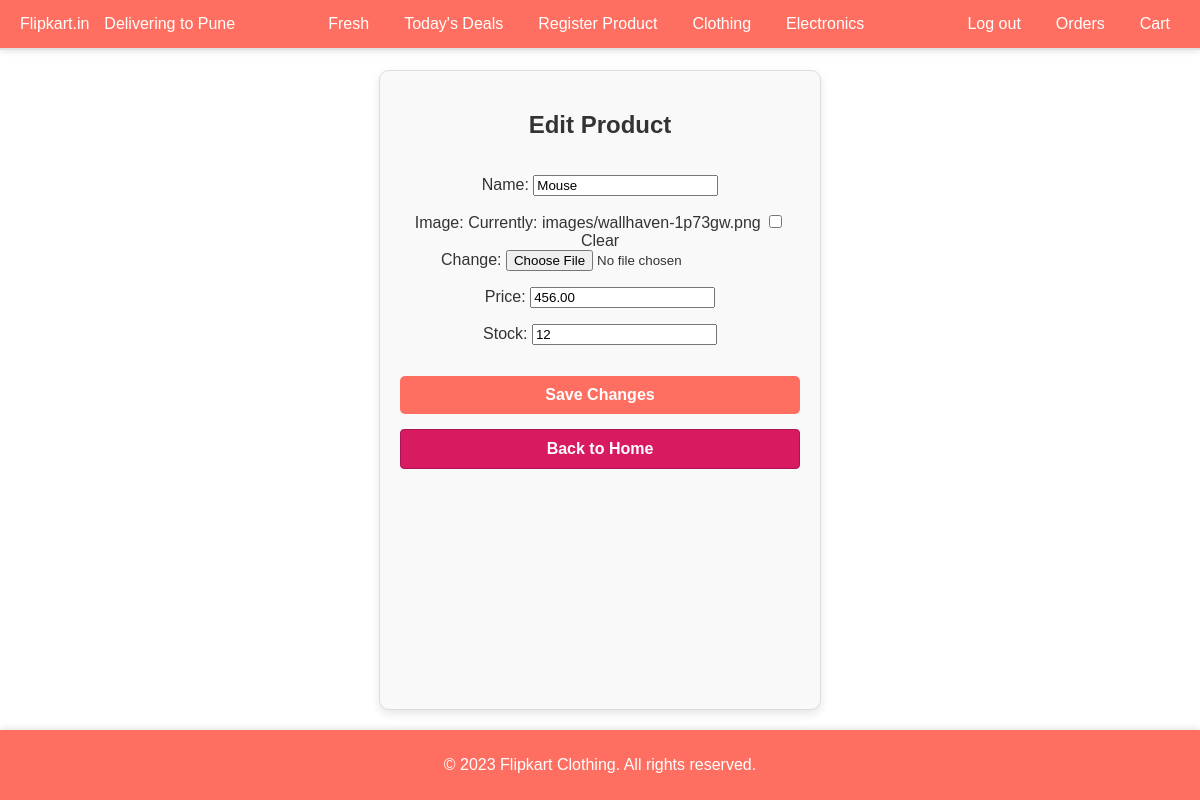
The app's page /clothing/edit/1/ with its own data.
### Clothing/models.py (models this page shows, shortened)
class CloProduct(models.Model):
    name = models.CharField(max_length=255, null=True, blank=True)
    image = models.ImageField(upload_to='images/', null=True, blank=True)
    price = models.DecimalField(max_digits=10, decimal_places=2, null=True, blank=True)
    stock = models.IntegerField(null=True, blank=True)

### utils/generic_views.py (the view)
# urls.py: path('edit/<int:product_id>/', generic_edit_product, {'app_name': app_name, 'model_name': 'CloProduct'}, name='edit_product'),  # Edit product URL
def generic_edit_product(request, app_name, model_name, product_id):
    Product = apps.get_model(app_name, model_name)  # Dynamically get the model using model_name
    forms_module = import_module(f'{app_name}.forms')  # Import the forms module of the app
    Form = getattr(forms_module, 'ProductForm')  # Get the ProductForm class from the forms module
    product = get_object_or_404(Product, id=product_id)  # Fetch the product by ID
    if request.method == 'POST':
        form = Form(request.POST, request.FILES, instance=product)  # Bind the form with POST data and the product instance
        if form.is_valid():  # Validate the form data
            form.save()  # Save the updated product
            return redirect(f'{app_name}:home')  # Redirect to the home page
    else:
        form = Form(instance=product)
    return render(request, f'{app_name}/edit_product.html', {'form': form})  # Render the edit_product.html template

### Clothing/forms.py
class ProductForm(forms.ModelForm):
    class Meta:
        model = CloProduct
        fields = '__all__'

### Clothing/templates/Clothing/edit_product.html (shortened to what this page needs)
<!DOCTYPE html>
<html lang="en">
<head>
  {% load static %}
  <link rel="stylesheet" href="{% static 'Clothing/styles.css' %}">
  <link rel="stylesheet" href="{% static 'Clothing/forms.css' %}">
</head>
<body>
  <div class="page-container">
    <header class="navbar">
      <div class="navbar-left">
        <div class="logo">Flipkart.in</div>
        <div class="location">Delivering to Pune</div>
      </div>
      <nav class="navbar-menu">
        <a href="#">Fresh</a>
        <a href="#">Today's Deals</a>
        <a href="#">Register Product</a>
        <a href="{% url 'Clothing:home' %}">Clothing</a>
        <a href="{% url 'Electronics:home' %}">Electronics</a>
      </nav>
      <div class="navbar-right">
        <a href="{% url 'logout' %}">Log out</a>
        <a href="#">Orders</a>
        <a href="#">Cart</a>
      </div>
    </header>
    <div class="divider"></div>
    <div class="form-card">
      <h2>Edit Product</h2>
      <form method="post" enctype="multipart/form-data">
        <div>
          {{ form.as_p }}
        </div>
        <button type="submit" class="edit-button">Save Changes</button>
        <a href="{% url 'Clothing:home' %}" class="edit-button">Back to Home</a>
      </form>
    </div>
    <footer class="footer">
      <p>&copy; 2023 Flipkart Clothing. All rights reserved.</p>
    </footer>
  </div>
</body>
</html>

### Clothing/static/Clothing/styles.css (style rules this page uses)
body { font-family: 'Arial', sans-serif; background-color: #ffffff; color: #333; margin: 0; padding: 0; }
a { text-decoration: none; color: inherit; }
.navbar { background-color: #ff6f61; color: #fff; padding: 15px 20px; display: flex; justify-content: space-between; align-items: center; box-shadow: 0 4px 6px rgba(0, 0, 0, 0.1); }
.navbar-left, .navbar-menu, .navbar-right { display: flex; align-items: center; gap: 15px; }
.navbar-menu { flex-grow: 1; justify-content: center; }
.navbar-right { justify-content: flex-end; }
.navbar a { color: #fff; text-decoration: none; margin: 0 10px; font-size: 1rem; }
.divider { height: 2px; background-color: #e0e0e0; margin: 0; }
.edit-button { display: inline-block; background-color: #d81b60; border: 1px solid #ad1457; color: #fff; font-weight: bold; font-size: 1rem; padding: 10px 20px; border-radius: 4px; cursor: pointer; transition: background-color 0.3s ease; text-align: center; }
.page-container { display: flex; flex-direction: column; min-height: 100vh; }
.product-grid, .form-card { flex: 1; }
.footer { background-color: #ff6f61; color: #fff; text-align: center; padding: 10px 0; width: 100%; box-shadow: 0 -2px 6px rgba(0, 0, 0, 0.1); }

### Clothing/static/Clothing/forms.css (style rules this page uses)
.form-card { background: #f9f9f9; border: 1px solid #ddd; border-radius: 10px; padding: 20px; width: 400px; text-align: center; box-shadow: 0 4px 10px rgba(0, 0, 0, 0.1); margin: 20px auto; overflow: hidden; }
.form-card h2 { font-size: 1.5rem; margin-bottom: 20px; color: #333; }
.form-card form { display: flex; flex-direction: column; gap: 15px; }
.form-card button { background-color: #ff6f61; color: #fff; border: none; padding: 10px 15px; border-radius: 5px; cursor: pointer; transition: background-color 0.3s ease; }

### records on screen
CloProduct: name "Mouse", price "456.00", stock "12"
